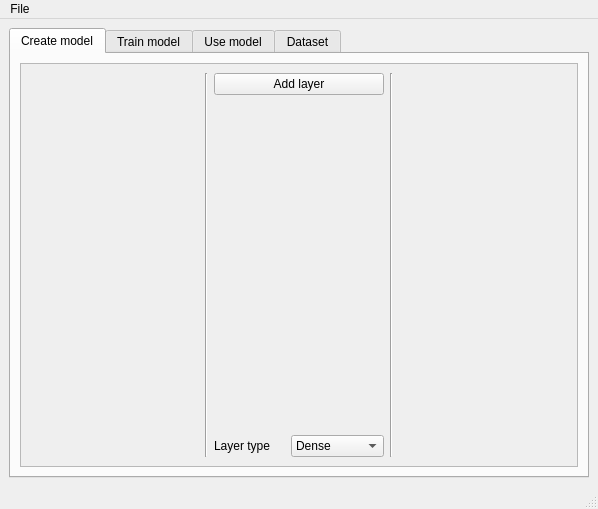
<?xml version="1.0" encoding="UTF-8"?>
<ui version="4.0">
 <class>MainWindow</class>
 <widget class="QMainWindow" name="MainWindow">
  <property name="geometry">
   <rect>
    <x>0</x>
    <y>0</y>
    <width>598</width>
    <height>509</height>
   </rect>
  </property>
  <property name="windowTitle">
   <string>Neural helper</string>
  </property>
  <widget class="QWidget" name="central_widget">
   <layout class="QGridLayout" name="layout_central">
    <item row="0" column="1">
     <widget class="QTabWidget" name="tab_model">
      <property name="currentIndex">
       <number>0</number>
      </property>
      <property name="documentMode">
       <bool>false</bool>
      </property>
      <property name="tabsClosable">
       <bool>false</bool>
      </property>
      <widget class="QWidget" name="create_model">
       <attribute name="title">
        <string>Create model</string>
       </attribute>
       <layout class="QHBoxLayout" name="layout_create">
        <item>
         <widget class="QScrollArea" name="srcl_create_layers">
          <property name="widgetResizable">
           <bool>true</bool>
          </property>
          <widget class="QWidget" name="srcl_create_layers_content">
           <property name="geometry">
            <rect>
             <x>0</x>
             <y>0</y>
             <width>554</width>
             <height>394</height>
            </rect>
           </property>
           <layout class="QHBoxLayout" name="layout_create_layers">
            <item>
             <widget class="InputLayer" name="input_layer" native="true">
              <property name="enabled">
               <bool>true</bool>
              </property>
             </widget>
            </item>
            <item>
             <widget class="Line" name="line_2">
              <property name="orientation">
               <enum>Qt::Vertical</enum>
              </property>
             </widget>
            </item>
            <item>
             <layout class="QGridLayout" name="layout_add">
              <item row="0" column="0" colspan="2" alignment="Qt::AlignTop">
               <widget class="QPushButton" name="btn_hidden_add">
                <property name="text">
                 <string>Add layer</string>
                </property>
               </widget>
              </item>
              <item row="1" column="0">
               <widget class="QLabel" name="lbl_add_type">
                <property name="sizePolicy">
                 <sizepolicy hsizetype="Preferred" vsizetype="Preferred">
                  <horstretch>0</horstretch>
                  <verstretch>0</verstretch>
                 </sizepolicy>
                </property>
                <property name="text">
                 <string>Layer type</string>
                </property>
               </widget>
              </item>
              <item row="1" column="1">
               <widget class="QComboBox" name="combo_add_type">
                <property name="sizePolicy">
                 <sizepolicy hsizetype="Preferred" vsizetype="Fixed">
                  <horstretch>0</horstretch>
                  <verstretch>0</verstretch>
                 </sizepolicy>
                </property>
                <property name="minimumSize">
                 <size>
                  <width>80</width>
                  <height>0</height>
                 </size>
                </property>
                <item>
                 <property name="text">
                  <string>Dense</string>
                 </property>
                </item>
                <item>
                 <property name="text">
                  <string>LSTM</string>
                 </property>
                </item>
                <item>
                 <property name="text">
                  <string>Dropout</string>
                 </property>
                </item>
                <item>
                 <property name="text">
                  <string>Conv2D</string>
                 </property>
                </item>
                <item>
                 <property name="text">
                  <string>Maxpooling</string>
                 </property>
                </item>
               </widget>
              </item>
             </layout>
            </item>
            <item>
             <widget class="Line" name="line_3">
              <property name="frameShadow">
               <enum>QFrame::Sunken</enum>
              </property>
              <property name="orientation">
               <enum>Qt::Vertical</enum>
              </property>
             </widget>
            </item>
            <item>
             <widget class="OutputLayer" name="output_layer" native="true"/>
            </item>
           </layout>
          </widget>
         </widget>
        </item>
       </layout>
      </widget>
      <widget class="QWidget" name="train_model">
       <attribute name="title">
        <string>Train model</string>
       </attribute>
       <layout class="QGridLayout" name="layout_train">
        <item row="5" column="1">
         <widget class="QSpinBox" name="spin_train_batch">
          <property name="minimum">
           <number>1</number>
          </property>
          <property name="maximum">
           <number>1024</number>
          </property>
          <property name="value">
           <number>64</number>
          </property>
         </widget>
        </item>
        <item row="4" column="0">
         <widget class="QLabel" name="lbl_train_epochs">
          <property name="text">
           <string>Epochs</string>
          </property>
         </widget>
        </item>
        <item row="0" column="0">
         <widget class="QLabel" name="lbl_train_file">
          <property name="text">
           <string>File type</string>
          </property>
         </widget>
        </item>
        <item row="1" column="0">
         <widget class="QPushButton" name="btn_train_file">
          <property name="text">
           <string>Choose train data file</string>
          </property>
         </widget>
        </item>
        <item row="1" column="1">
         <widget class="QCheckBox" name="cbx_train_validation">
          <property name="text">
           <string>Have validation data</string>
          </property>
         </widget>
        </item>
        <item row="2" column="0" colspan="2">
         <widget class="QPushButton" name="btn_train_generate_model">
          <property name="text">
           <string>Generate model</string>
          </property>
         </widget>
        </item>
        <item row="5" column="0">
         <widget class="QLabel" name="lbl_train_batch">
          <property name="text">
           <string>Batch size</string>
          </property>
         </widget>
        </item>
        <item row="0" column="2" rowspan="8">
         <widget class="Line" name="line_4">
          <property name="orientation">
           <enum>Qt::Vertical</enum>
          </property>
         </widget>
        </item>
        <item row="0" column="3" rowspan="8">
         <layout class="QVBoxLayout" name="layout_train_metrics">
          <item alignment="Qt::AlignHCenter|Qt::AlignTop">
           <widget class="QLabel" name="lbl_train_metrics">
            <property name="text">
             <string>Metrics</string>
            </property>
           </widget>
          </item>
          <item>
           <widget class="MatplotlibWidget" name="plot_train_metrics" native="true">
            <property name="sizePolicy">
             <sizepolicy hsizetype="Expanding" vsizetype="Expanding">
              <horstretch>0</horstretch>
              <verstretch>0</verstretch>
             </sizepolicy>
            </property>
           </widget>
          </item>
         </layout>
        </item>
        <item row="0" column="1">
         <widget class="QComboBox" name="combo_train_file">
          <item>
           <property name="text">
            <string>.py</string>
           </property>
          </item>
         </widget>
        </item>
        <item row="4" column="1">
         <widget class="QSpinBox" name="spin_train_epochs">
          <property name="minimum">
           <number>1</number>
          </property>
          <property name="maximum">
           <number>100</number>
          </property>
          <property name="value">
           <number>5</number>
          </property>
         </widget>
        </item>
        <item row="7" column="0" colspan="2">
         <widget class="QPushButton" name="btn_train_start">
          <property name="text">
           <string>Start</string>
          </property>
         </widget>
        </item>
        <item row="6" column="0">
         <widget class="QCheckBox" name="cbx_train_continue">
          <property name="text">
           <string>Continue</string>
          </property>
         </widget>
        </item>
       </layout>
      </widget>
      <widget class="QWidget" name="use_model">
       <attribute name="title">
        <string>Use model</string>
       </attribute>
       <layout class="QGridLayout" name="layout_use">
        <item row="0" column="3">
         <widget class="QPushButton" name="btn_use_file">
          <property name="text">
           <string>Choose .py file to represent result</string>
          </property>
         </widget>
        </item>
        <item row="1" column="3">
         <widget class="QPushButton" name="btn_use_run">
          <property name="text">
           <string>Run</string>
          </property>
         </widget>
        </item>
        <item row="0" column="1" rowspan="3">
         <widget class="QTabWidget" name="tab_use_type">
          <property name="currentIndex">
           <number>0</number>
          </property>
          <property name="documentMode">
           <bool>false</bool>
          </property>
          <widget class="QWidget" name="use_image">
           <attribute name="title">
            <string>Image</string>
           </attribute>
           <layout class="QGridLayout" name="layout_use_image">
            <item row="0" column="0" colspan="2">
             <widget class="DrawingManager" name="drawing_manager" native="true"/>
            </item>
           </layout>
          </widget>
          <widget class="QWidget" name="use_flat">
           <attribute name="title">
            <string>Flat</string>
           </attribute>
           <layout class="QGridLayout" name="layout_use_flat">
            <item row="0" column="0">
             <widget class="QPushButton" name="btn_use_set_inputs">
              <property name="text">
               <string>Set number of inputs</string>
              </property>
             </widget>
            </item>
            <item row="0" column="1">
             <widget class="QSpinBox" name="spin_use_set_inputs">
              <property name="minimum">
               <number>1</number>
              </property>
              <property name="value">
               <number>1</number>
              </property>
             </widget>
            </item>
            <item row="1" column="0" alignment="Qt::AlignRight">
             <widget class="QLabel" name="lbl_use_flat_name">
              <property name="text">
               <string>Field name</string>
              </property>
             </widget>
            </item>
            <item row="1" column="1" alignment="Qt::AlignRight">
             <widget class="QLabel" name="lbl_use_flat_value">
              <property name="text">
               <string>Field value</string>
              </property>
             </widget>
            </item>
            <item row="2" column="0" colspan="2">
             <widget class="FieldsCreator" name="inputs_use_flat" native="true">
              <property name="sizePolicy">
               <sizepolicy hsizetype="MinimumExpanding" vsizetype="MinimumExpanding">
                <horstretch>0</horstretch>
                <verstretch>0</verstretch>
               </sizepolicy>
              </property>
             </widget>
            </item>
           </layout>
          </widget>
         </widget>
        </item>
        <item row="2" column="3" alignment="Qt::AlignHCenter|Qt::AlignVCenter">
         <widget class="QLabel" name="lbl_use_result">
          <property name="text">
           <string/>
          </property>
         </widget>
        </item>
       </layout>
      </widget>
      <widget class="QWidget" name="data">
       <attribute name="title">
        <string>Dataset</string>
       </attribute>
       <layout class="QGridLayout" name="gridLayout">
        <item row="0" column="0">
         <widget class="DatasetManager" name="widget" native="true"/>
        </item>
       </layout>
      </widget>
     </widget>
    </item>
   </layout>
  </widget>
  <widget class="QMenuBar" name="menubar">
   <property name="geometry">
    <rect>
     <x>0</x>
     <y>0</y>
     <width>598</width>
     <height>26</height>
    </rect>
   </property>
   <widget class="QMenu" name="menu_file">
    <property name="title">
     <string>File</string>
    </property>
    <addaction name="action_save_model"/>
    <addaction name="action_load_model"/>
   </widget>
   <addaction name="menu_file"/>
  </widget>
  <widget class="QStatusBar" name="statusbar"/>
  <action name="action_save_model">
   <property name="text">
    <string>Save model</string>
   </property>
  </action>
  <action name="action_load_model">
   <property name="text">
    <string>Load model</string>
   </property>
  </action>
 </widget>
 <customwidgets>
  <customwidget>
   <class>DrawingManager</class>
   <extends>QWidget</extends>
   <header location="global">app.custom_widgets.drawing_manager</header>
   <container>1</container>
  </customwidget>
  <customwidget>
   <class>MatplotlibWidget</class>
   <extends>QWidget</extends>
   <header location="global">app.custom_widgets.matplotlib_widget</header>
   <container>1</container>
  </customwidget>
  <customwidget>
   <class>InputLayer</class>
   <extends>QWidget</extends>
   <header location="global">app.custom_widgets.layers</header>
   <container>1</container>
  </customwidget>
  <customwidget>
   <class>OutputLayer</class>
   <extends>QWidget</extends>
   <header location="global">app.custom_widgets.layers</header>
   <container>1</container>
  </customwidget>
  <customwidget>
   <class>FieldsCreator</class>
   <extends>QWidget</extends>
   <header location="global">app.custom_widgets.fields_creator</header>
   <container>1</container>
  </customwidget>
  <customwidget>
   <class>DatasetManager</class>
   <extends>QWidget</extends>
   <header location="global">app.custom_widgets.dataset_manager</header>
   <container>1</container>
  </customwidget>
 </customwidgets>
 <resources/>
 <connections>
  <connection>
   <sender>btn_hidden_add</sender>
   <signal>clicked()</signal>
   <receiver>MainWindow</receiver>
   <slot>create_add_layer()</slot>
   <hints>
    <hint type="sourcelabel">
     <x>450</x>
     <y>78</y>
    </hint>
    <hint type="destinationlabel">
     <x>447</x>
     <y>326</y>
    </hint>
   </hints>
  </connection>
  <connection>
   <sender>btn_train_file</sender>
   <signal>clicked()</signal>
   <receiver>MainWindow</receiver>
   <slot>train_choose_data()</slot>
   <hints>
    <hint type="sourcelabel">
     <x>158</x>
     <y>103</y>
    </hint>
    <hint type="destinationlabel">
     <x>447</x>
     <y>326</y>
    </hint>
   </hints>
  </connection>
  <connection>
   <sender>btn_use_set_inputs</sender>
   <signal>clicked()</signal>
   <receiver>MainWindow</receiver>
   <slot>use_set_inputs()</slot>
   <hints>
    <hint type="sourcelabel">
     <x>191</x>
     <y>345</y>
    </hint>
    <hint type="destinationlabel">
     <x>447</x>
     <y>326</y>
    </hint>
   </hints>
  </connection>
  <connection>
   <sender>btn_use_file</sender>
   <signal>clicked()</signal>
   <receiver>MainWindow</receiver>
   <slot>use_choose_represent_file()</slot>
   <hints>
    <hint type="sourcelabel">
     <x>786</x>
     <y>77</y>
    </hint>
    <hint type="destinationlabel">
     <x>447</x>
     <y>326</y>
    </hint>
   </hints>
  </connection>
  <connection>
   <sender>btn_train_start</sender>
   <signal>clicked()</signal>
   <receiver>MainWindow</receiver>
   <slot>train_start()</slot>
   <hints>
    <hint type="sourcelabel">
     <x>300</x>
     <y>595</y>
    </hint>
    <hint type="destinationlabel">
     <x>447</x>
     <y>326</y>
    </hint>
   </hints>
  </connection>
  <connection>
   <sender>btn_use_run</sender>
   <signal>clicked()</signal>
   <receiver>MainWindow</receiver>
   <slot>use_predict_sample()</slot>
   <hints>
    <hint type="sourcelabel">
     <x>476</x>
     <y>106</y>
    </hint>
    <hint type="destinationlabel">
     <x>292</x>
     <y>282</y>
    </hint>
   </hints>
  </connection>
  <connection>
   <sender>btn_train_generate_model</sender>
   <signal>clicked()</signal>
   <receiver>MainWindow</receiver>
   <slot>train_generate_model()</slot>
   <hints>
    <hint type="sourcelabel">
     <x>193</x>
     <y>132</y>
    </hint>
    <hint type="destinationlabel">
     <x>286</x>
     <y>262</y>
    </hint>
   </hints>
  </connection>
  <connection>
   <sender>action_load_model</sender>
   <signal>triggered()</signal>
   <receiver>MainWindow</receiver>
   <slot>menu_load_model()</slot>
   <hints>
    <hint type="sourcelabel">
     <x>-1</x>
     <y>-1</y>
    </hint>
    <hint type="destinationlabel">
     <x>286</x>
     <y>262</y>
    </hint>
   </hints>
  </connection>
  <connection>
   <sender>action_save_model</sender>
   <signal>triggered()</signal>
   <receiver>MainWindow</receiver>
   <slot>menu_save_model()</slot>
   <hints>
    <hint type="sourcelabel">
     <x>-1</x>
     <y>-1</y>
    </hint>
    <hint type="destinationlabel">
     <x>286</x>
     <y>262</y>
    </hint>
   </hints>
  </connection>
 </connections>
 <slots>
  <slot>create_add_layer()</slot>
  <slot>train_choose_data()</slot>
  <slot>train_start()</slot>
  <slot>use_choose_represent_file()</slot>
  <slot>use_predict_sample()</slot>
  <slot>use_set_inputs()</slot>
  <slot>train_generate_model()</slot>
  <slot>menu_save_model()</slot>
  <slot>menu_load_model()</slot>
 </slots>
</ui>
